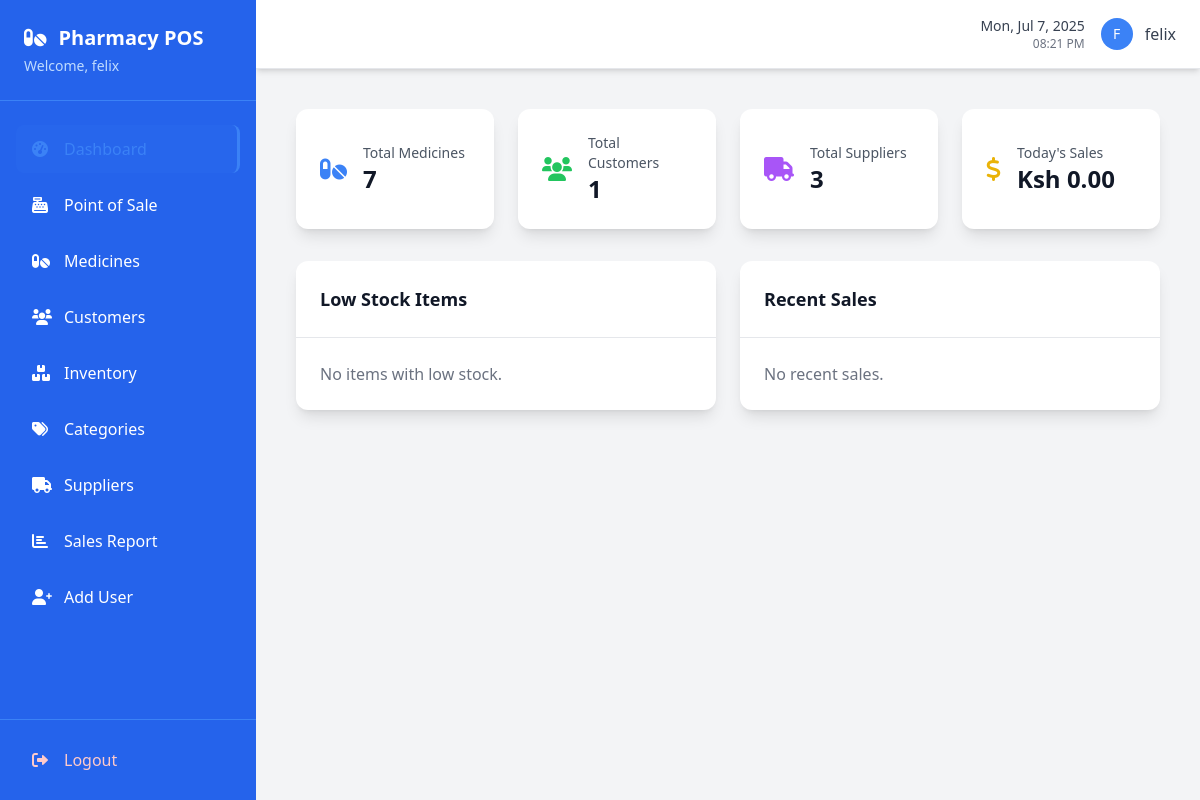
The app's page / (signed in), older data.
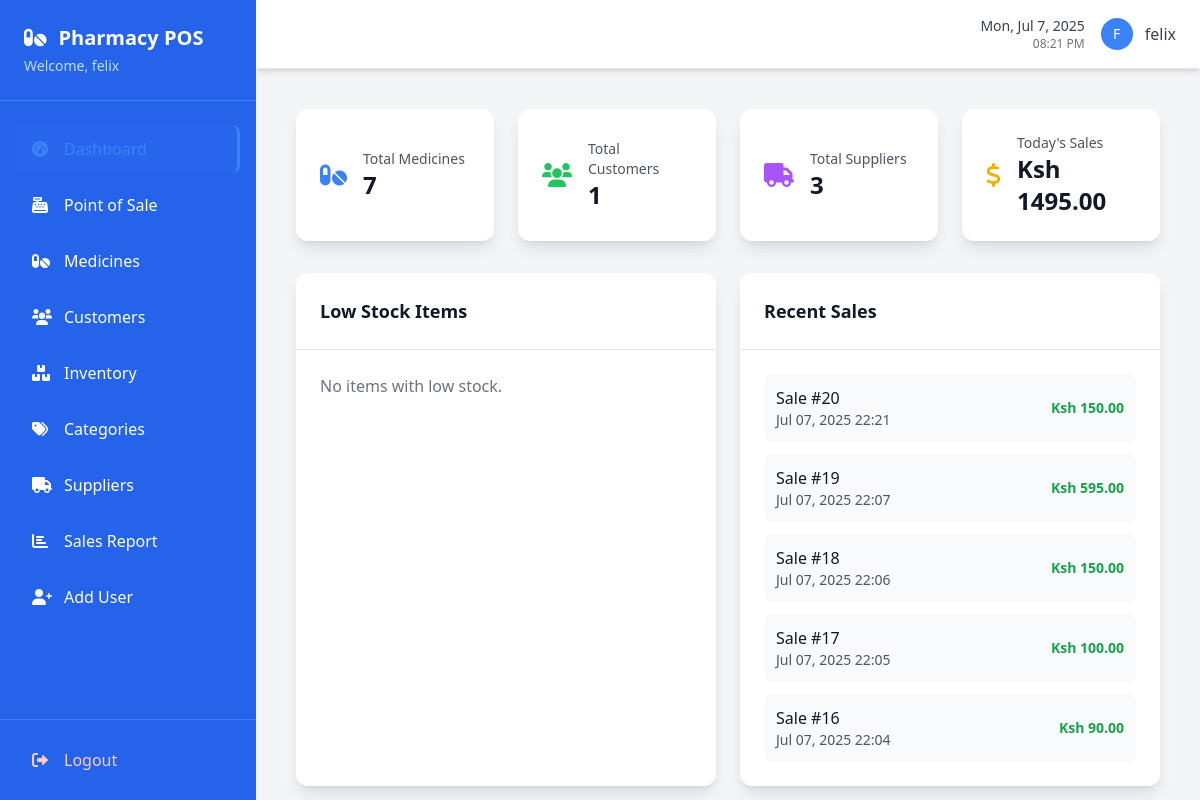
The same page, newer data.
### pos/models.py (models this page shows, shortened)
class Sale(models.Model):
    customer = models.ForeignKey(Customer, on_delete=models.CASCADE, null=True, blank=True)
    sale_date = models.DateTimeField(auto_now_add=True)
    total_amount = models.DecimalField(max_digits=10, decimal_places=2, default=0)
    discount = models.DecimalField(max_digits=10, decimal_places=2, default=0)
    tax = models.DecimalField(max_digits=10, decimal_places=2, default=0)
    payment_method = models.CharField(max_length=20, choices=[
        ('cash', 'Cash'),
        ('card', 'Card'),
        ('mobile', 'Mobile Money'),
    ], default='cash')
    served_by = models.ForeignKey(User, on_delete=models.CASCADE)
    created_at = models.DateTimeField(auto_now_add=True)

### pos/views.py (the view)
# urls.py: path('', views.dashboard, name='dashboard'),
@login_required
def dashboard(request):
    total_medicines = Medicine.objects.filter(is_active=True).count()
    total_customers = Customer.objects.count()
    total_suppliers = Supplier.objects.filter(is_active=True).count()
    today = timezone.now().date()
    today_sales = Sale.objects.filter(sale_date__date=today).aggregate(
        total=Sum('total_amount')
    )['total'] or 0
    low_stock = Medicine.objects.filter(
        inventory__quantity__lt=10,
        is_active=True
    ).distinct()
    recent_sales = Sale.objects.order_by('-sale_date')[:5]
    context = {
        'total_medicines': total_medicines,
        'total_customers': total_customers,
        'total_suppliers': total_suppliers,
        'today_sales': today_sales,
        'low_stock': low_stock,
        'recent_sales': recent_sales,
    }
    return render(request, 'pos/dashboard.html', context)

### templates/pos/dashboard.html
{% extends 'base.html' %}
{% block content %}
<div class="max-w-7xl mx-auto p-4">
  <div class="grid grid-cols-1 md:grid-cols-2 lg:grid-cols-4 gap-6 mb-8">
    <div class="bg-white rounded-xl shadow-lg p-6 flex items-center">
      <div class="flex-shrink-0">
        <i class="fas fa-pills text-2xl text-blue-500"></i>
      </div>
      <div class="ml-4">
        <p class="text-sm font-medium text-gray-600">Total Medicines</p>
        <p class="text-2xl font-semibold text-gray-900">{{ total_medicines }}</p>
      </div>
    </div>
    <div class="bg-white rounded-xl shadow-lg p-6 flex items-center">
      <div class="flex-shrink-0">
        <i class="fas fa-users text-2xl text-green-500"></i>
      </div>
      <div class="ml-4">
        <p class="text-sm font-medium text-gray-600">Total Customers</p>
        <p class="text-2xl font-semibold text-gray-900">{{ total_customers }}</p>
      </div>
    </div>
    <div class="bg-white rounded-xl shadow-lg p-6 flex items-center">
      <div class="flex-shrink-0">
        <i class="fas fa-truck text-2xl text-purple-500"></i>
      </div>
      <div class="ml-4">
        <p class="text-sm font-medium text-gray-600">Total Suppliers</p>
        <p class="text-2xl font-semibold text-gray-900">{{ total_suppliers }}</p>
      </div>
    </div>
    <div class="bg-white rounded-xl shadow-lg p-6 flex items-center">
      <div class="flex-shrink-0">
        <i class="fas fa-dollar-sign text-2xl text-yellow-500"></i>
      </div>
      <div class="ml-4">
        <p class="text-sm font-medium text-gray-600">Today's Sales</p>
        <p class="text-2xl font-semibold text-gray-900">Ksh {{ today_sales|floatformat:2 }}</p>
      </div>
    </div>
  </div>
  <div class="grid grid-cols-1 lg:grid-cols-2 gap-6">
    <div class="bg-white rounded-xl shadow-lg">
      <div class="p-6 border-b border-gray-200">
        <h3 class="text-lg font-semibold text-gray-900">Low Stock Items</h3>
      </div>
      <div class="p-6">
        {% if low_stock %}
        <ul class="space-y-3">
          {% for medicine in low_stock %}
          <li class="flex justify-between items-center p-3 bg-red-50 rounded-lg">
            <span class="font-medium text-gray-900">{{ medicine.name }}</span>
            <span class="text-sm text-red-600 font-semibold">{{ medicine.total_quantity }} left</span>
          </li>
          {% endfor %}
        </ul>
        {% else %}
        <p class="text-gray-500">No items with low stock.</p>
        {% endif %}
      </div>
    </div>
    <div class="bg-white rounded-xl shadow-lg">
      <div class="p-6 border-b border-gray-200">
        <h3 class="text-lg font-semibold text-gray-900">Recent Sales</h3>
      </div>
      <div class="p-6">
        {% if recent_sales %}
        <ul class="space-y-3">
          {% for sale in recent_sales %}
          <li class="flex justify-between items-center p-3 bg-gray-50 rounded-lg">
            <div>
              <span class="font-medium text-gray-900">Sale #{{ sale.id }}</span>
              <p class="text-sm text-gray-600">{{ sale.sale_date|date:"M d, Y H:i" }}</p>
            </div>
            <span class="text-sm font-semibold text-green-600">Ksh {{ sale.total_amount|floatformat:2 }}</span>
          </li>
          {% endfor %}
        </ul>
        {% else %}
        <p class="text-gray-500">No recent sales.</p>
        {% endif %}
      </div>
    </div>
  </div>
</div>
{% endblock %}

### templates/base.html (shortened to what this page needs)
<!DOCTYPE html>
<html lang="en">
<head>
    <script src="https://cdn.tailwindcss.com"></script>
    <link rel="stylesheet" href="https://cdnjs.cloudflare.com/ajax/libs/font-awesome/6.0.0/css/all.min.css">
</head>
<body class="bg-gray-100 font-sans">
    <div class="flex h-screen">
        <div class="bg-blue-600 text-white w-64 flex-shrink-0 flex flex-col">
            <div class="p-6 border-b border-blue-500">
                <h1 class="text-xl font-bold flex items-center">
                    <i class="fas fa-pills mr-3"></i>
                    Pharmacy POS
                </h1>
                <p class="text-blue-200 text-sm mt-1">Welcome, {{ user.first_name|default:user.username }}</p>
            </div>
            <nav class="flex-1 px-4 py-6 space-y-2">
                <a href="{% url 'dashboard' %}" class="flex items-center px-4 py-3 rounded-lg hover:bg-blue-700 transition-colors duration-200 {% if request.resolver_match.url_name == 'dashboard' %}sidebar-active{% endif %}">
                    <i class="fas fa-tachometer-alt w-5 mr-3"></i>
                    <span>Dashboard</span>
                </a>
                <a href="{% url 'pos_sale' %}" class="flex items-center px-4 py-3 rounded-lg hover:bg-blue-700 transition-colors duration-200 {% if request.resolver_match.url_name == 'pos_sale' %}sidebar-active{% endif %}">
                    <i class="fas fa-cash-register w-5 mr-3"></i>
                    <span>Point of Sale</span>
                </a>
                <a href="{% url 'medicine_list' %}" class="flex items-center px-4 py-3 rounded-lg hover:bg-blue-700 transition-colors duration-200 {% if 'medicine' in request.resolver_match.url_name %}sidebar-active{% endif %}">
                    <i class="fas fa-pills w-5 mr-3"></i>
                    <span>Medicines</span>
                </a>
                <a href="{% url 'customer_list' %}" class="flex items-center px-4 py-3 rounded-lg hover:bg-blue-700 transition-colors duration-200 {% if 'customer' in request.resolver_match.url_name %}sidebar-active{% endif %}">
                    <i class="fas fa-users w-5 mr-3"></i>
                    <span>Customers</span>
                </a>
                <a href="{% url 'inventory_list' %}" class="flex items-center px-4 py-3 rounded-lg hover:bg-blue-700 transition-colors duration-200 {% if 'inventory' in request.resolver_match.url_name %}sidebar-active{% endif %}">
                    <i class="fas fa-boxes w-5 mr-3"></i>
                    <span>Inventory</span>
                </a>
                <a href="{% url 'category_list' %}" class="flex items-center px-4 py-3 rounded-lg hover:bg-blue-700 transition-colors duration-200 {% if 'categor' in request.resolver_match.url_name %}sidebar-active{% endif %}">
                    <i class="fas fa-tags w-5 mr-3"></i>
                    <span>Categories</span>
                </a>
                <a href="{% url 'supplier_list' %}" class="flex items-center px-4 py-3 rounded-lg hover:bg-blue-700 transition-colors duration-200 {% if 'supplier' in request.resolver_match.url_name %}sidebar-active{% endif %}">
                    <i class="fas fa-truck w-5 mr-3"></i>
                    <span>Suppliers</span>
                </a>
                <a href="{% url 'sales_report' %}" class="flex items-center px-4 py-3 rounded-lg hover:bg-blue-700 transition-colors duration-200 {% if 'report' in request.resolver_match.url_name %}sidebar-active{% endif %}">
                    <i class="fas fa-chart-bar w-5 mr-3"></i>
                    <span>Sales Report</span>
                </a>
                <a href="{% url 'add_user' %}" class="flex items-center px-4 py-3 rounded-lg hover:bg-blue-700 transition-colors duration-200 {% if request.resolver_match.url_name == 'add_user' %}sidebar-active{% endif %}">
                    <i class="fas fa-user-plus w-5 mr-3"></i>
                    <span>Add User</span>
                </a>
            </nav>
            <div class="p-4 border-t border-blue-500">
                <a href="{% url 'login' %}" class="flex items-center px-4 py-3 rounded-lg hover:bg-red-600 transition-colors duration-200 text-red-200 hover:text-white">
                    <i class="fas fa-sign-out-alt w-5 mr-3"></i>
                    <span>Logout</span>
                </a>
            </div>
        </div>
        <div class="flex-1 flex flex-col overflow-hidden">
            <header class="bg-white shadow-md border-b border-gray-200 px-6 py-4">
                <div class="flex justify-between items-center">
                    <div class="flex items-center space-x-4">
                        <div class="text-right">
                            <p class="text-sm font-medium text-gray-700" id="current-date"></p>
                            <p class="text-xs text-gray-500" id="current-time"></p>
                        </div>
                        <div class="flex items-center space-x-3">
                            <div class="w-8 h-8 bg-blue-500 rounded-full flex items-center justify-center">
                                <span class="text-white font-medium text-sm">
                                    {{ user.first_name.0|default:user.username.0|upper }}
                                </span>
                            </div>
                            <span class="text-gray-700 font-medium">{{ user.first_name|default:user.username }}</span>
                        </div>
                    </div>
                </div>
            </header>
            <main class="flex-1 overflow-auto p-6">
                {% block content %}{% endblock %}
            </main>
        </div>
    </div>
</body>
</html>

### templates/base.html (style rules this page uses)
.sidebar-active { background-color: rgba(59, 130, 246, 0.1); border-right: 3px solid #3b82f6; }
.sidebar-active i, .sidebar-active span { color: #3b82f6; }

Row changes from the older to the newer data that the page shows:
added Sale: id "20", sale_date "Jul 07, 2025 22:21", total_amount "150.00"
added Sale: id "19", sale_date "Jul 07, 2025 22:07", total_amount "595.00"
added Sale: id "18", sale_date "Jul 07, 2025 22:06", total_amount "150.00"
added Sale: id "17", sale_date "Jul 07, 2025 22:05", total_amount "100.00"
added Sale: id "16", sale_date "Jul 07, 2025 22:04", total_amount "90.00"
Text that changed along with them:
{{ today_sales|floatformat:2 }}: "0.00" → "1495.00"
text no longer shown: "No recent sales."
